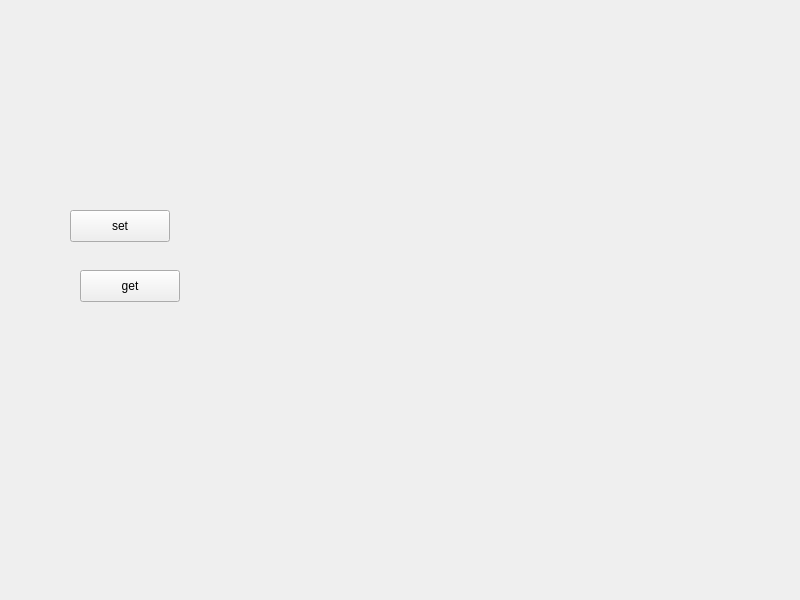
<?xml version="1.0" encoding="UTF-8"?>
<ui version="4.0">
 <class>Widget</class>
 <widget class="QWidget" name="Widget">
  <property name="geometry">
   <rect>
    <x>0</x>
    <y>0</y>
    <width>800</width>
    <height>600</height>
   </rect>
  </property>
  <property name="windowTitle">
   <string>Widget</string>
  </property>
  <widget class="SmallWidget" name="widget" native="true">
   <property name="geometry">
    <rect>
     <x>40</x>
     <y>50</y>
     <width>241</width>
     <height>51</height>
    </rect>
   </property>
  </widget>
  <widget class="QPushButton" name="btn_set">
   <property name="geometry">
    <rect>
     <x>70</x>
     <y>210</y>
     <width>100</width>
     <height>32</height>
    </rect>
   </property>
   <property name="text">
    <string>set</string>
   </property>
  </widget>
  <widget class="QPushButton" name="btn_get">
   <property name="geometry">
    <rect>
     <x>80</x>
     <y>270</y>
     <width>100</width>
     <height>32</height>
    </rect>
   </property>
   <property name="text">
    <string>get</string>
   </property>
  </widget>
 </widget>
 <customwidgets>
  <customwidget>
   <class>SmallWidget</class>
   <extends>QWidget</extends>
   <header location="global">smallwidget.h</header>
   <container>1</container>
  </customwidget>
 </customwidgets>
 <resources/>
 <connections/>
</ui>
